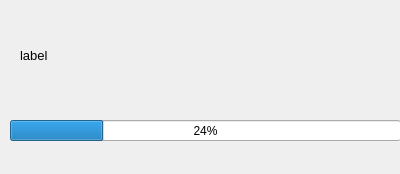
<?xml version="1.0" encoding="UTF-8"?>
<ui version="4.0">
 <class>formInfo</class>
 <widget class="QDialog" name="formInfo">
  <property name="geometry">
   <rect>
    <x>0</x>
    <y>0</y>
    <width>400</width>
    <height>174</height>
   </rect>
  </property>
  <property name="windowTitle">
   <string>Info</string>
  </property>
  <widget class="QLabel" name="label">
   <property name="geometry">
    <rect>
     <x>20</x>
     <y>20</y>
     <width>361</width>
     <height>71</height>
    </rect>
   </property>
   <property name="font">
    <font>
     <pointsize>10</pointsize>
    </font>
   </property>
   <property name="text">
    <string>label</string>
   </property>
  </widget>
  <widget class="QProgressBar" name="progressBar">
   <property name="geometry">
    <rect>
     <x>10</x>
     <y>120</y>
     <width>391</width>
     <height>21</height>
    </rect>
   </property>
   <property name="value">
    <number>24</number>
   </property>
  </widget>
 </widget>
 <resources/>
 <connections/>
</ui>
